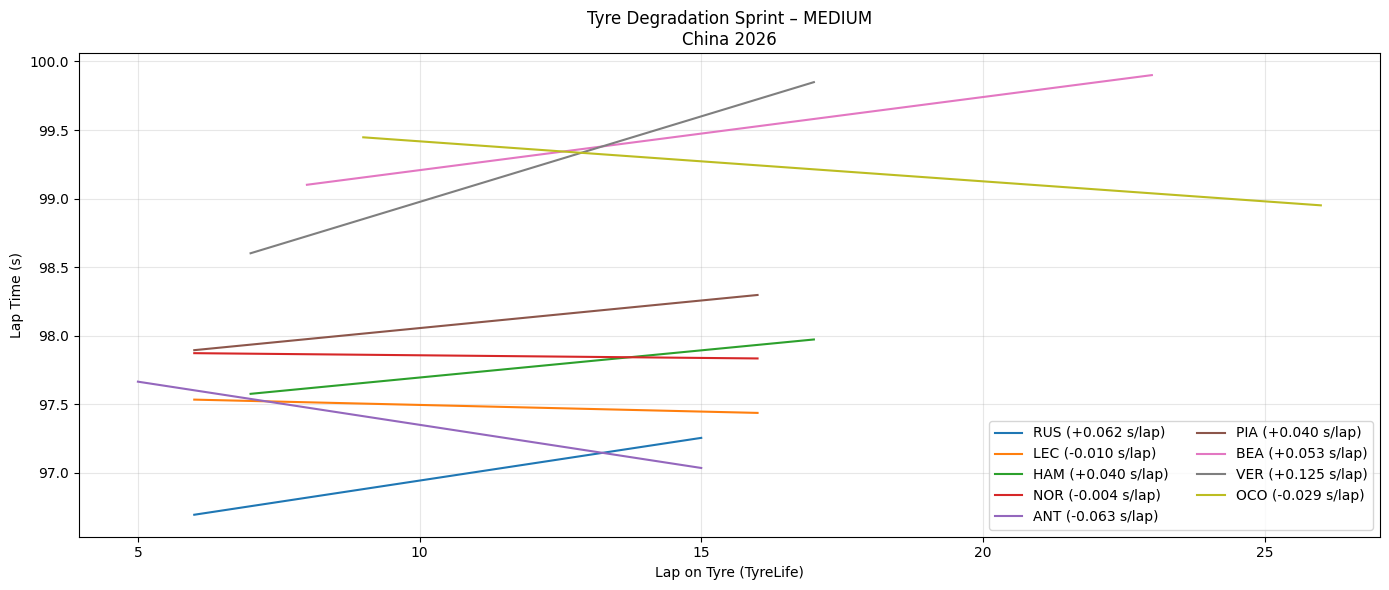

This figure's Python source:
import fastf1, os
import pandas as pd
import numpy as np
import matplotlib.pyplot as plt
from pathlib import Path

# ========= CONFIG =========
YEAR = 2026
GP = "China"
SESSION = "S"
COMPOUND = "MEDIUM"      # SOFT / MEDIUM / HARD
TOP_N = 10             # Top N finishers
CACHE_DIR = Path("/content/fastf1_cache")

# ========= CACHE =========
CACHE_DIR.mkdir(parents=True, exist_ok=True)
fastf1.Cache.enable_cache(CACHE_DIR)

# ========= LOAD SESSION =========
session = fastf1.get_session(YEAR, GP, SESSION)
session.load()

laps = session.laps.copy()
laps = laps[laps["IsAccurate"]]

# Convert laptime to seconds
laps["LapTimeSec"] = laps["LapTime"].dt.total_seconds()

# ========= SELECT TOP DRIVERS =========
drivers = (
    session.results
    .sort_values("Position")
    .head(TOP_N)["Abbreviation"]
    .tolist()
)

laps = laps[laps["Driver"].isin(drivers)]

# ========= CLEAN LAPS =========
laps = laps[
    laps["PitInTime"].isna() &
    laps["PitOutTime"].isna() &
    (laps["Compound"] == COMPOUND)
]

# ========= REMOVE OUTLIERS (IQR PER DRIVER PER STINT) =========
clean = []

for (d, stint), dl in laps.groupby(["Driver", "Stint"]):
    if len(dl) < 5:
        continue

    q1, q3 = dl["LapTimeSec"].quantile([0.25, 0.75])
    iqr = q3 - q1

    dl = dl[
        (dl["LapTimeSec"] >= q1 - 1.5 * iqr) &
        (dl["LapTimeSec"] <= q3 + 1.5 * iqr)
    ]

    clean.append(dl)

clean = pd.concat(clean)

# ========= PLOT TYRE DEGRADATION =========
plt.figure(figsize=(14,6))

for d in drivers:
    dl = clean[clean["Driver"] == d]

    # pilih stint terpanjang untuk driver tsb
    if dl.empty:
        continue

    stint_id = (
        dl.groupby("Stint").size().idxmax()
    )

    stint_laps = dl[dl["Stint"] == stint_id]

    if len(stint_laps) < 5:
        continue

    x = stint_laps["TyreLife"]
    y = stint_laps["LapTimeSec"]

    # Linear regression → degradation slope
    z = np.polyfit(x, y, 1)
    y_fit = np.polyval(z, x)

    plt.plot(x, y_fit, label=f"{d} ({z[0]:+.03f} s/lap)")

plt.title(f"Tyre Degradation Sprint – {COMPOUND}\n{GP} {YEAR}")
plt.xlabel("Lap on Tyre (TyreLife)")
plt.ylabel("Lap Time (s)")
plt.grid(alpha=0.3)
plt.legend(ncol=2)
plt.tight_layout()
plt.show()
